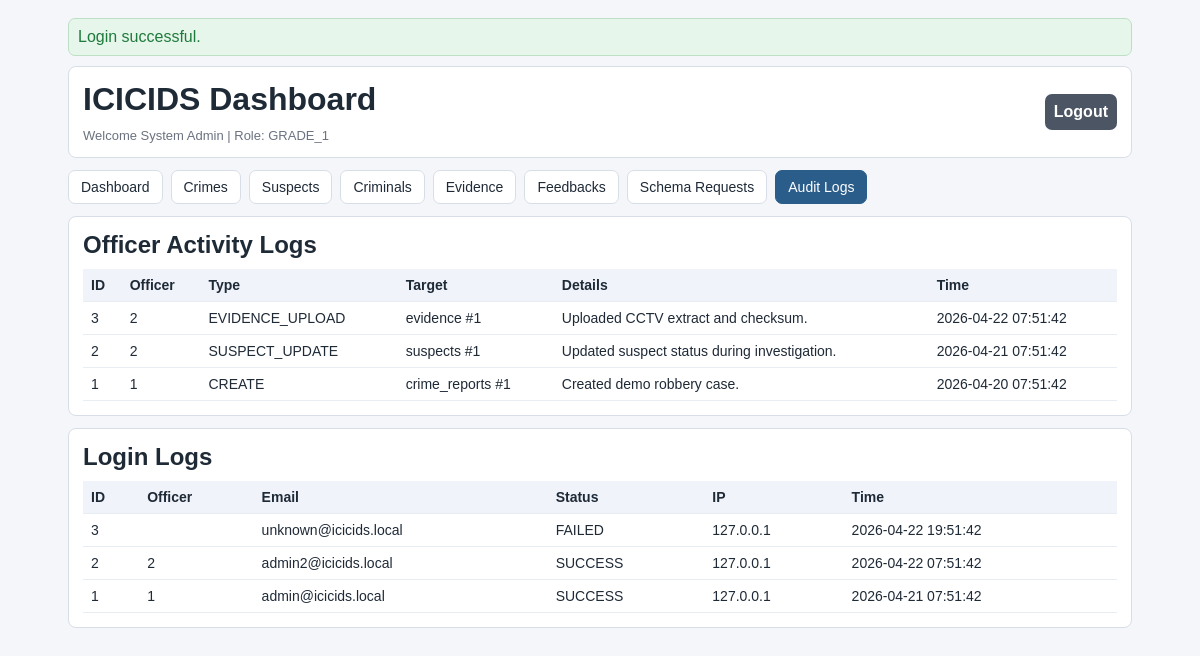
/index.php?view=logs (signed in), run on the app's committed database.
### tables this page shows
CREATE TABLE officer_activity (
    id BIGINT UNSIGNED AUTO_INCREMENT PRIMARY KEY,
    officer_id BIGINT UNSIGNED NOT NULL,
    activity_type ENUM(
        'CREATE', 'READ', 'UPDATE', 'DELETE',
        'LOGIN', 'LOGOUT',
        'EVIDENCE_UPLOAD', 'SUSPECT_UPDATE', 'REPORT_UPDATE',
        'SCHEMA_REQUEST_SUBMIT', 'SCHEMA_CHANGE_EXECUTED',
        'OTHER'
    ) NOT NULL,
    target_table VARCHAR(80) NULL,
    target_record_id BIGINT UNSIGNED NULL,
    action_details TEXT NULL,
    ip_address VARCHAR(45) NULL,
    ip_location VARCHAR(150) NULL,
    user_agent VARCHAR(255) NULL,
    created_at DATETIME NOT NULL DEFAULT CURRENT_TIMESTAMP,
    CONSTRAINT fk_officer_activity_officer
        FOREIGN KEY (officer_id) REFERENCES officers(id)
        ON UPDATE CASCADE ON DELETE CASCADE,
    INDEX idx_officer_activity_officer (officer_id),
    INDEX idx_officer_activity_type (activity_type),
    INDEX idx_officer_activity_target (target_table, target_record_id),
    INDEX idx_officer_activity_created_at (created_at)
);

### AuditLogger.php (called while the page is built, shortened)
<?php
require_once __DIR__ . '/Auth.php';
final class AuditLogger
{
    private PDO $db;
    public function __construct(PDO $db, Auth $auth)
    {
        $this->db = $db;
        $this->auth = $auth;
    }
    public function listOfficerActivity(int $limit = 100): array
    {
        $stmt = $this->db->prepare('SELECT * FROM officer_activity ORDER BY created_at DESC LIMIT :limit');
        $stmt->bindValue(':limit', max(1, $limit), PDO::PARAM_INT);
        $stmt->execute();
        return $stmt->fetchAll();
    }
    public function listLoginLogs(int $limit = 100): array
    {
        $stmt = $this->db->prepare('SELECT * FROM login_logs ORDER BY login_time DESC LIMIT :limit');
        $stmt->bindValue(':limit', max(1, $limit), PDO::PARAM_INT);
        $stmt->execute();
        return $stmt->fetchAll();
    }
}

### Auth.php (called while the page is built, shortened)
<?php
final class Auth
{
    public function isAuthenticated(): bool
    {
        return isset($_SESSION[self::SESSION_KEY]);
    }
    public function currentOfficer(): ?array
    {
        return $_SESSION[self::SESSION_KEY];
    }
    public function enforce(string $operation, ?string $table = null): void
    {
        $officer = $this->currentOfficer();
        $rank = (string)$officer['rank'];
        $normalizedOperation = strtoupper(trim($operation));
        $normalizedTable = $table !== null ? strtolower(trim($table)) : null;
        if ($rank === self::ROLE_GRADE_1) {
            return;
        }
        throw new RuntimeException('Unknown role. Access denied.');
    }
}

### logs.php (the view)
<section class="card">
    <h2>Officer Activity Logs</h2>
    <div class="table-wrap">
        <table>
            <thead><tr><th>ID</th><th>Officer</th><th>Type</th><th>Target</th><th>Details</th><th>Time</th></tr></thead>
            <tbody>
            <?php foreach ($activityLogs as $row): ?>
                <tr>
                    <td><?= h((string)$row['id']) ?></td>
                    <td><?= h((string)$row['officer_id']) ?></td>
                    <td><?= h((string)$row['activity_type']) ?></td>
                    <td><?= h((string)($row['target_table'] ?? '') . ' #' . (string)($row['target_record_id'] ?? '')) ?></td>
                    <td><?= h((string)($row['action_details'] ?? '')) ?></td>
                    <td><?= h((string)$row['created_at']) ?></td>
                </tr>
            <?php endforeach; ?>
            </tbody>
        </table>
    </div>
</section>
<section class="card">
    <h2>Login Logs</h2>
    <div class="table-wrap">
        <table>
            <thead><tr><th>ID</th><th>Officer</th><th>Email</th><th>Status</th><th>IP</th><th>Time</th></tr></thead>
            <tbody>
            <?php foreach ($loginLogs as $row): ?>
                <tr>
                    <td><?= h((string)$row['id']) ?></td>
                    <td><?= h((string)($row['officer_id'] ?? '')) ?></td>
                    <td><?= h((string)($row['email_attempted'] ?? '')) ?></td>
                    <td><?= h((string)$row['login_status']) ?></td>
                    <td><?= h((string)$row['ip_address']) ?></td>
                    <td><?= h((string)$row['login_time']) ?></td>
                </tr>
            <?php endforeach; ?>
            </tbody>
        </table>
    </div>
</section>

### style.css (style rules this page uses)
* { box-sizing: border-box; }
body { margin: 0; font-family: Tahoma, Verdana, sans-serif; background: var(--bg); color: var(--text); }
.card { background: var(--card); border: 1px solid var(--line); border-radius: 8px; padding: 14px; margin-bottom: 12px; }
h1, h2 { margin: 0 0 10px; }
.table-wrap { overflow-x: auto; }
table { width: 100%; border-collapse: collapse; font-size: 14px; }
th, td { border-bottom: 1px solid #e8edf4; padding: 8px; text-align: left; }
th { background: #f0f4fa; }

### data on the page
officer_activity: id "3", officer "2", activity_type "EVIDENCE_UPLOAD", target_table+target_record "evidence #1", action_details "Uploaded CCTV extract and checksum.", created_at "2026-04-22 07:51:42"
officer_activity: id "2", officer "2", activity_type "SUSPECT_UPDATE", target_table+target_record "suspects #1", action_details "Updated suspect status during investigation.", created_at "2026-04-21 07:51:42"
officer_activity: id "1", officer "1", activity_type "CREATE", target_table+target_record "crime_reports #1", action_details "Created demo robbery case.", created_at "2026-04-20 07:51:42"

### other printed values
$flash['message'] "Login successful."
$officer['name'] "System Admin"
$rank "GRADE_1"
$row['id'] "3"
$row['email_attempted'] "unknown@icicids.local"
$row['login_status'] "FAILED"
$row['ip_address'] "127.0.0.1"
$row['login_time'] "2026-04-22 19:51:42"
$row['id'] "2"
$row['officer_id'] "2"
$row['email_attempted'] "admin2@icicids.local"
$row['login_status'] "SUCCESS"
$row['login_time'] "2026-04-22 07:51:42"
$row['id'] "1"
$row['officer_id'] "1"
